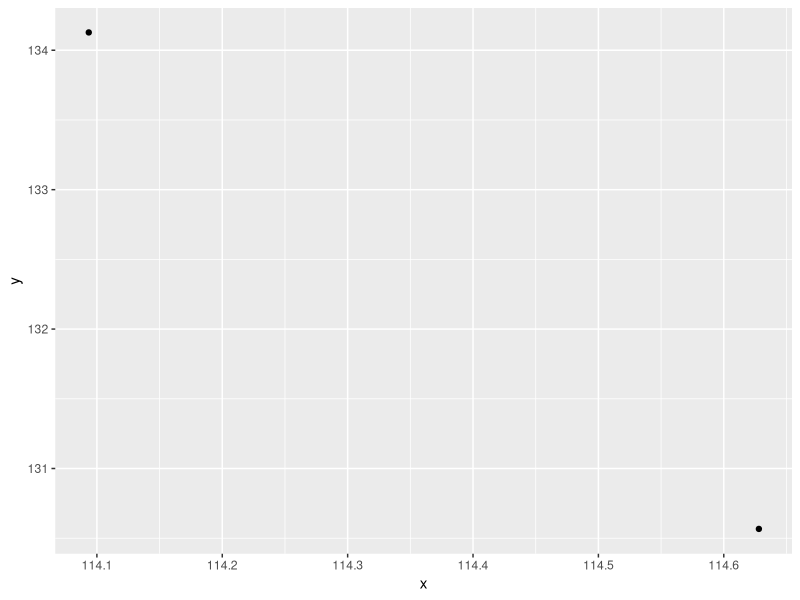
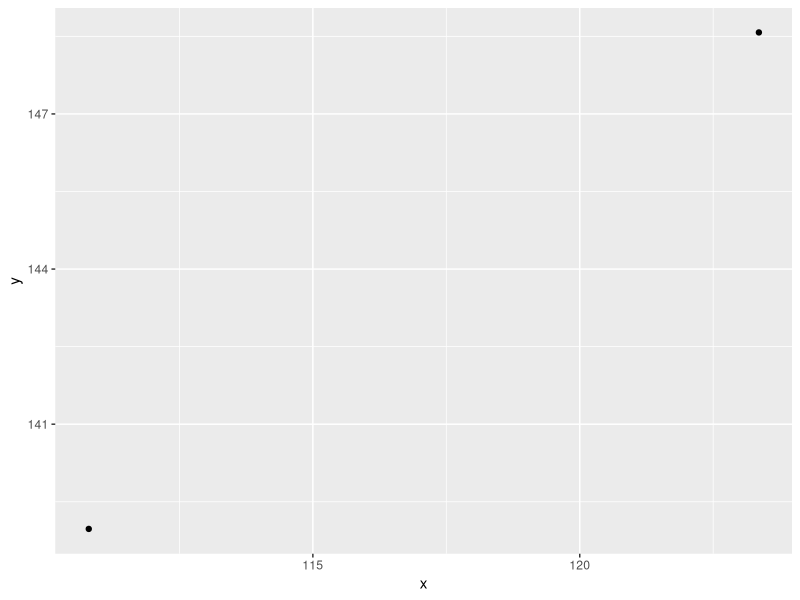
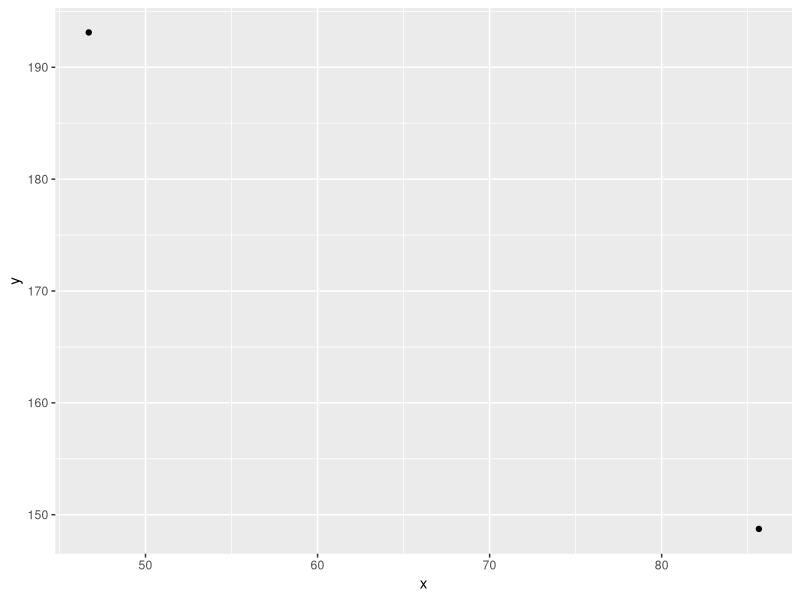
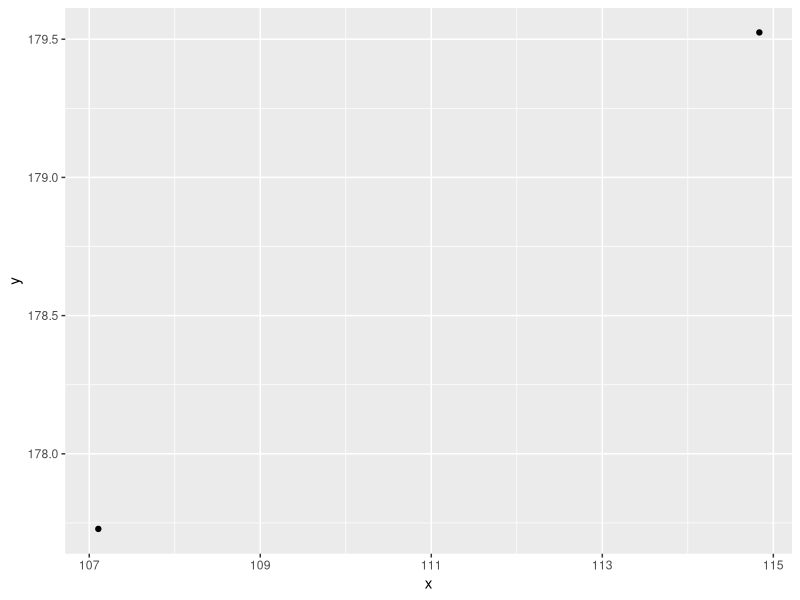
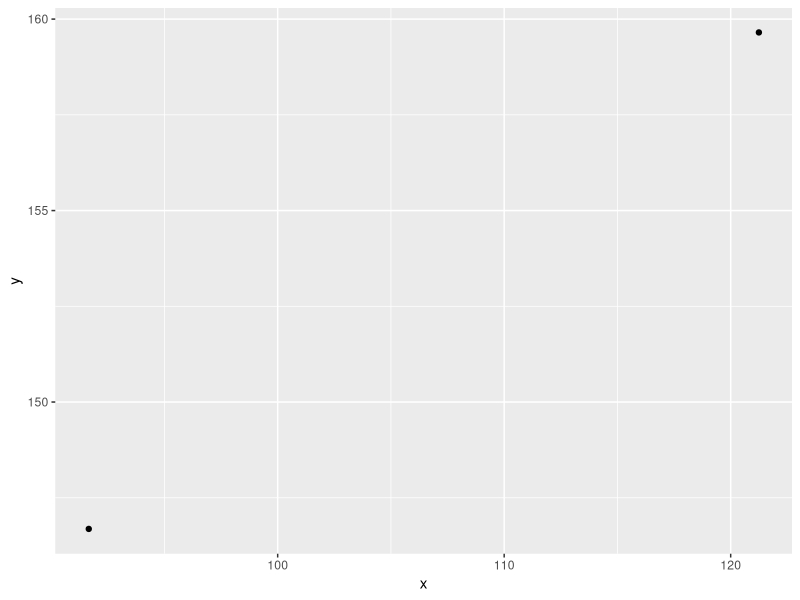
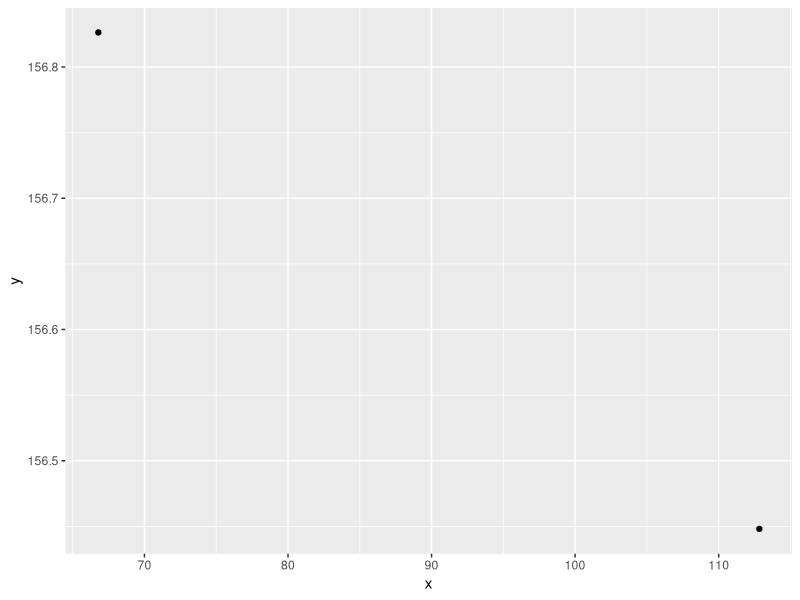

Generate these figures, in order, with R:
## ---- chunk 1
#| results: asis
#| echo: false
#| warning: false

library(tidyverse)

df <- data.frame(
  org = rep_len(c('a', 'a', 'a', 'a', 'a', 'a', 'b', 'b', 'b', 'b', 'b', 'b'), 12),
  kpi = rep_len(seq(1:6), 12),
  x = rnorm(12,100,25),
  y = rnorm(12,150,20)
) |>
  mutate(kpi = paste0('kpi', kpi))

# Plot Function
plot_fun <- function(data, kpi_j) {
  data |>
    filter(kpi == kpi_j) |>
    ggplot(aes(x=x, y=y)) +
    geom_point()
}

list_of_kpis <- unique(df$kpi)

## ---- chunk 2
#| results: asis
#| echo: false
#| warning: false

  cat('::: {.panel-tabset}  \n\n') 
  
  for (j in list_of_kpis) {
      cat('### Tab', j,'   \n')
      p <- plot_fun(df, j)
      print(p)
      cat('\n')
      cat('\n')
  }

cat('::: \n\n')
